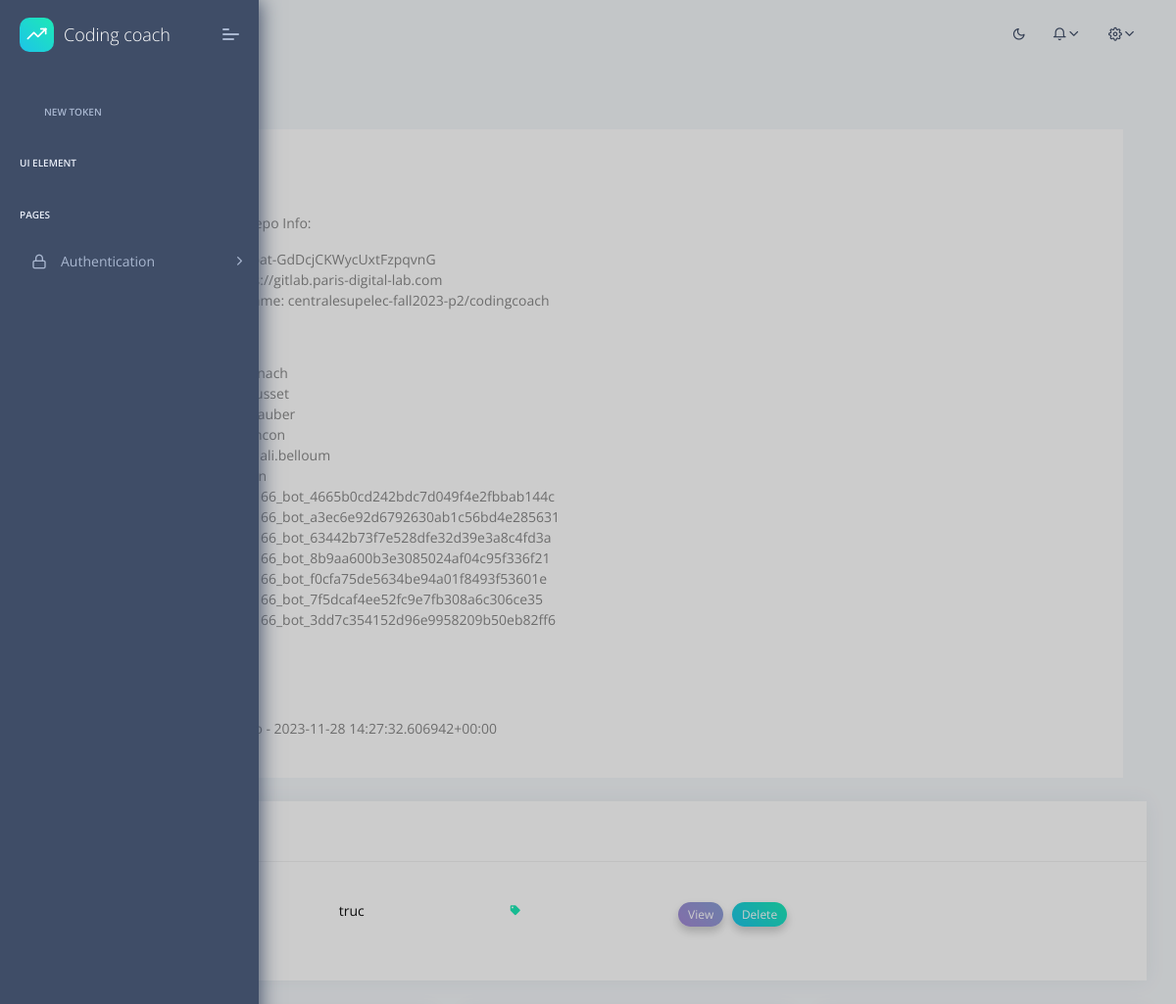
The page / (signed in, upper part) on the database as committed earlier.
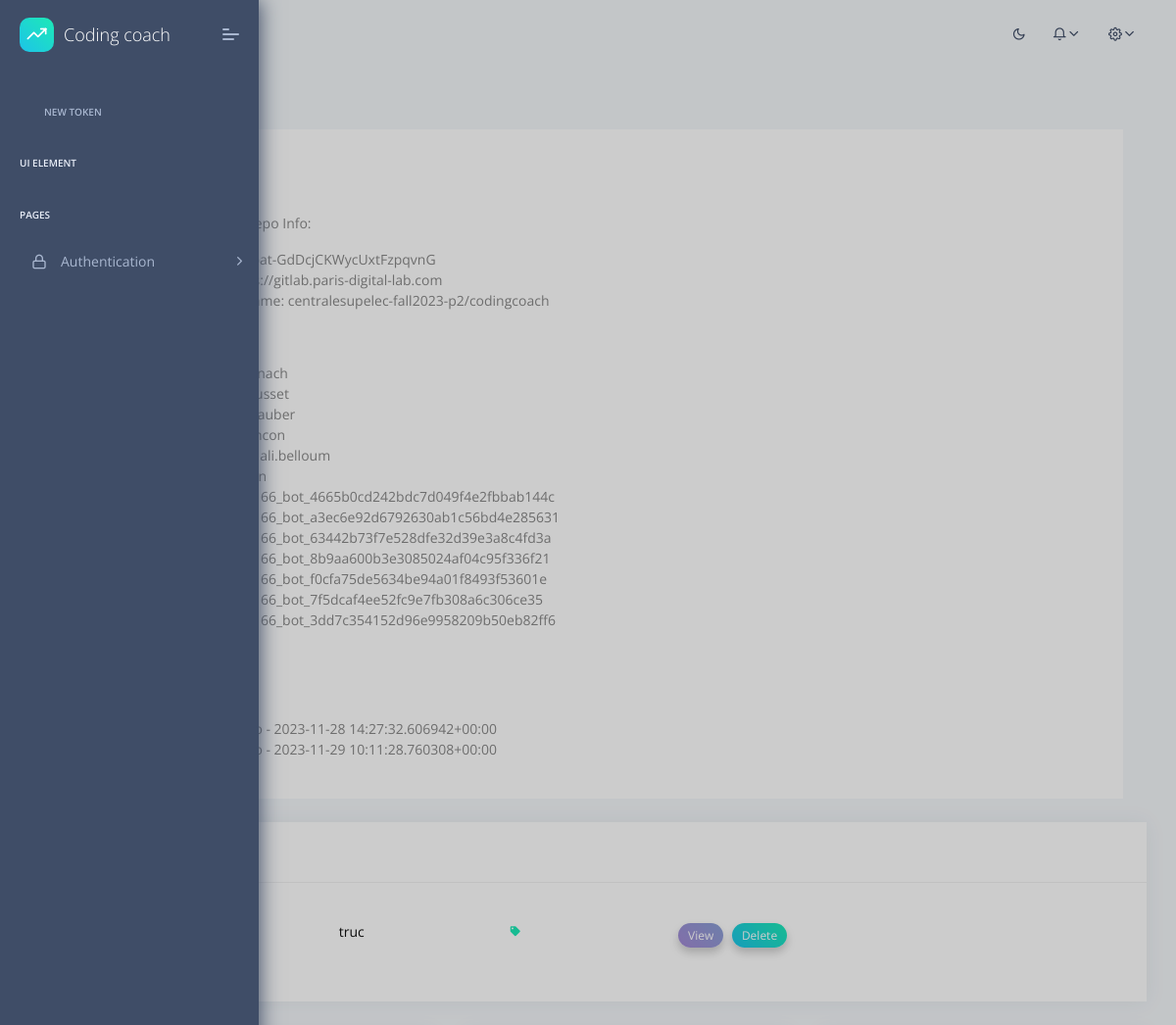
The same page on the database as committed later.
### dashboard/models.py (models this page shows, shortened)
class TeamTable(models.Model):
    teamId = models.AutoField(primary_key=True)
    teamName = models.CharField(max_length=255)
    gitlabRepo = models.ForeignKey(GitlabAccessRepo, related_name="gitlabAccess", on_delete=models.CASCADE, unique=False)
    users = models.ManyToManyField(Utilisateur, related_name='teams', blank=True)
    moods = models.ManyToManyField(TeamMood , related_name="moods" , blank=True )
    repos = models.ManyToManyField(TeamRepo , related_name="repos" , blank=True )
    def __str__(self):
        return self.teamName

class GitlabAccessRepo(models.Model):
    id = models.AutoField(primary_key=True)
    token = models.CharField(max_length=255)
    url = models.URLField()
    projectName = models.CharField(max_length=255)

class Utilisateur(models.Model):
    id = models.AutoField(primary_key=True)
    username = models.CharField(max_length=30, unique=True)

class TeamRepo(models.Model):
    timeStamp = models.DateTimeField(auto_now_add=True)
    branchNumber = models.IntegerField()
    branchBehindMax = models.IntegerField()
    branchAheadMax = models.IntegerField()
    lastPrTime = models.DateTimeField(null=True, blank=True)
    commitQuality = models.IntegerField()
    def __str__(self):
        return f"TeamRepo - {self.timeStamp}"

### dashboard/views.py (the view)
# urls.py: path('' , views.home , name='home'),
@user_passes_test(lambda u: u.is_authenticated or u.is_superuser, login_url="/login")
def home(request):
    coach : Coach = request.user.coach
    print("COACH :" , coach )
    teams_managed_by_coach = coach.teams.all()
    print("TEAMS  :" , teams_managed_by_coach )
    team_data = {}
    gitlab_access_repo_info = {}
    for team in teams_managed_by_coach:
        users = team.users.all()
        moods = team.moods.all()
        repos = team.repos.all()
        gitlab_repo = team.gitlabRepo
        gitlab_access_repo_info = {
            'token': gitlab_repo.token,
            'url': gitlab_repo.url,
            'projectName': gitlab_repo.projectName,
        }
        team_data[team] = {
            'users': users,
            'moods': moods,
            'repos': repos,
            'gitlab_access_repo_info': gitlab_access_repo_info,
        }
    return render(request, 'dashboard/index.html', {'team_data': team_data})

### dashboard/models.py (called while the page is built)
    def __str__(self):
        return self.username

### templates/dashboard/index.html (shortened to what this page needs)
{% extends 'layouts/base.html' %}
{% load static %}
{% block content %}
    <div class="grid grid-cols-2 gap-4 p-4">
        <div class="col-span-1 bg-white p-4">
            {% for team, data in team_data.items %}
                <div>
                    <h2 class="text-xl font-bold">{{ team.teamName }}</h2>
                    <p>GitLab Access Repo Info:</p>
                    <ul>
                        <li>Token: {{ data.gitlab_access_repo_info.token }}</li>
                        <li>URL: {{ data.gitlab_access_repo_info.url }}</li>
                        <li>Project Name: {{ data.gitlab_access_repo_info.projectName }}</li>
                    </ul>
                    <p>Users:</p>
                    <ul>
                        {% for user in data.users %}
                            <li>{{ user.username }}</li>
                        {% endfor %}
                    </ul>
                    <p>Moods:</p>
                    <p>Repos:</p>
                    <ul>
                        {% for repo in data.repos %}
                            <li>{{ repo }}</li>
                        {% endfor %}
                    </ul>
                </div>
            {% endfor %}
        </div>
    </div>
    <div class="row">
        <div class="col-xl-12 col-md-12">
          <div class="card Recent-Users">
            {% if team_data.items %}
              <div class="card-header">
                <h5>Products</h5>
              </div>
              <div class="card-block px-0 py-3">
                <div class="table-responsive">
                  <table class="table table-hover">
                    <tbody>
                        {% for team, data in team_data.items %}
                        <tr class="unread">
                          <td><img class="rounded-circle" style="width:40px;" src="{% static 'assets/images/user/avatar-1.jpg' %}"
                          </td>
                          <td>
                            <h6 class="mb-1">{{ team.teamName }}</h6>
                          </td>
                          <td>
                            <h6 class="text-muted">
                              <i class="fas fa-tag text-c-green f-10 m-r-15"></i>
                            </h6>
                          </td>
                          <td>
                            <a href="#" class="label theme-bg2 text-white f-12">View</a>
                            <a href="#" class="label theme-bg text-white f-12">Delete</a>
                          </td>
                        </tr>
                      {% endfor %}
                    </tbody>
                  </table>
                </div>
              </div>
            {% endif %}
          </div>
        </div>
{% endblock %}

Rows that differ between the two databases and show on the page:
added TeamRepo: timeStamp "TeamRepo - 2023-11-29 10:11:28.760308+00:00"
